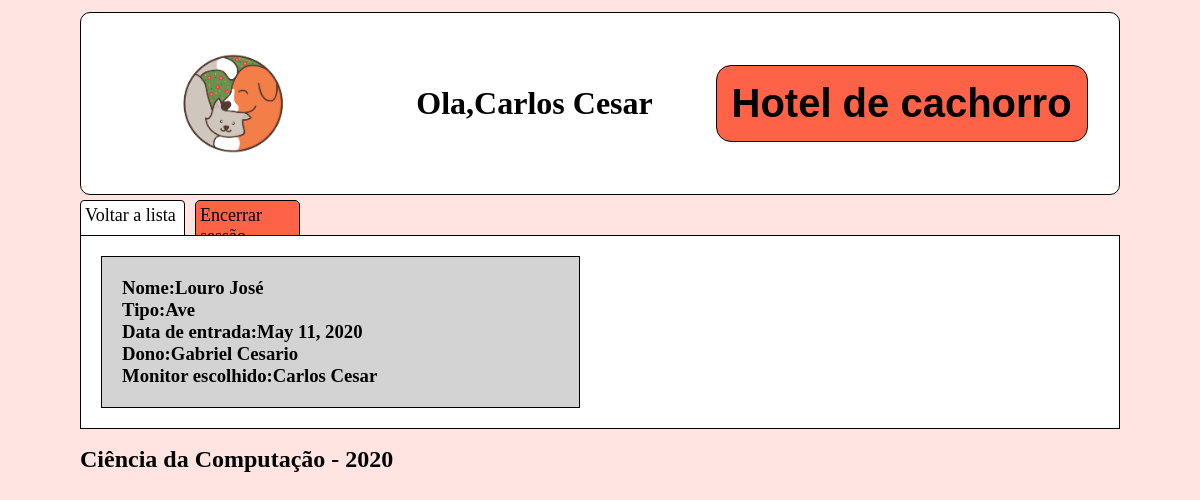
The app's page /todos-pets/ (signed in) with its own data.
### cliente/models.py (models this page shows, shortened)
class Pessoa(models.Model):
    _CPF = models.CharField(max_length=16, blank=False,null=False, default=0)
    _nome = models.CharField("Nome",max_length=100,blank=False,null=False)
    _email = models.EmailField("E-Mail",max_length=200,blank=True, null=False, unique=True)
    _tel = models.CharField("Telefone",max_length=20,blank=True,null=True)
    user = models.OneToOneField(User, verbose_name="Usuario",on_delete=models.CASCADE, null=True)
    class Meta:
        abstract = True
    @property
    def nome(self):
        return self._nome
    @property
    def CPF(self):
        return self._CPF
    @property
    def email(self):
        return self._email
    @property
    def tel(self):
        return self._tel

class Monitor(Pessoa):
    administrador = models.ForeignKey(Administrador, verbose_name="Administradores",on_delete=models.CASCADE, null=True,blank=True)
    _CTPS = models.CharField(max_length=25,blank=True,null=True)
    class Meta:
        verbose_name = 'monitor'
        verbose_name_plural = 'monitores'
    @property
    def CTPS(self):
        return self._CTPS

class Pet(models.Model):
    _nome_pet = models.CharField("Nome do pet",max_length=30,blank=False,null=False)
    _tipo = models.CharField("Tipo",max_length=50,blank=False,null=False,default="Cachorro")
    _porte = models.PositiveIntegerField("porte do mascote",choices=PORTE_MASCOTE,default=PEQUENO)
    _especie = models.CharField("Espécie:",max_length=50,blank=False,null=True)
    _racao = models.CharField("Ração",max_length=30,blank=False, null=False)
    data_entrada = models.DateField(verbose_name="Data de entrada",auto_now_add=True)
    dono = models.ForeignKey(Cliente, verbose_name="Dono",on_delete=models.CASCADE,blank=False)
    _servicos = models.TextField("Serviços",max_length=400,blank=True)
    class Meta:
        verbose_name = 'mascote'
        verbose_name_plural = 'mascotes'
    @property
    def nome_pet(self):
        if self._nome_pet:
            return self._nome_pet
        return str(self.id)
    @property
    def tipo(self):
        return self._tipo
    @property
    def porte(self):
        for code,label in PORTE_MASCOTE:
            if self._porte == code:
                break
        return label
    @porte.setter
    def porte(self,valor):
        if valor == 'Pequeno':
            self._porte = PEQUENO
        elif valor == 'Medio':
            self._porte = MEDIO
        elif valor == 'Grande':
            self._porte = GRANDE
        else:
            raise ValueError('Porte inválido, selecione entre pequeno(P ou p),médio(m ou M) ou grande(g ou G)')
    @property
    def especie(self):
        return self._especie
    @property
    def racao(self):
        return self._racao
    @property
    def servicos(self):
        return self._servicos

class Cliente(Pessoa):
    monitor_escolhido = models.ForeignKey(Monitor, verbose_name="Monitor responsável", on_delete=models.CASCADE, null=True,blank=True)
    class Meta:
        verbose_name = 'cliente'
        verbose_name_plural = 'clientes'

### cliente/views.py (the view)
# urls.py: path('todos-pets/', views.hotel_pets),
@login_required(login_url='/login/')
def hotel_pets(request):
    monitor = Monitor.objects.get(user = request.user)
    cliente = Cliente.objects.all()
    pet = Pet.objects.all()
    return render(request, 'todos-pets.html',{'pet':pet,'monitor':monitor,'cliente':cliente})

### cliente/templates/todos-pets.html (shortened to what this page needs)
{%load static%}
<!DOCTYPE html>
<html lang="en">
<head>
</head>
<body>
    <div class="header">
            <img class="logo" src="{% static 'logo.png' %}" alt="My image">
            <h1 class="user">Ola,{{monitor.nome}}</h1>
            <h1 class="title">Hotel de cachorro</h1>
    </div>
    <div class="nav">
            <ul class="nav-1">
                <li class='cadastro'><a href="/monitor/">Voltar a lista</a></li>
                <li class='logout'><a href="/logout/">Encerrar sessão</a></li>
            </ul>
    </div>
    <div class="conteudo">
        {%if pet%}
            {%for x in pet %}
            <div class="pet">
                <h3>Nome:{{x.nome_pet}}</h3>
                <h3>Tipo:{{x.tipo}}</h3>
                <h3>Data de entrada:{{x.data_entrada}}</h3>
                <h3>Dono:{{x.dono.nome}}</h3>
                <h3>Monitor escolhido:{{x.dono.monitor_escolhido.nome}}</h3>
            </div>
            {%endfor%}
        {%else%}
            <h1>Nenhuma pet cadastrado</h1>
        {%endif%}
       </div>
    <div class="footer">
        <footer>
            <h2>Ciência da Computação - 2020</h2>
        </footer>
    </div>
</body>
</html>

### cliente/templates/todos-pets.html (style rules this page uses)
* { padding:0; margin:0; }
body { display: grid; background-color:mistyrose; min-width: 100vh; grid-template-columns: 1fr; grid-template-rows: 200px 30px 1fr 100px; grid-template-areas: 'cabecalho' 'navegacao' 'conteudo' 'rodape'; }
.header { display:flex; margin:12px 80px 5px 80px; grid-area: cabecalho; background-color:white; align-items:center; border:solid 1px black; border-radius: 10px; justify-content: space-around; }
.logo { height: 100%; }
.title { font-size:40px; font-family: Arial, "Helvetica Neue", Helvetica, sans-serif; border:solid 1px black; background-color:tomato; padding:15px; border-radius:15px; }
.nav { grid-area:navegacao; margin:0px 900px 5px 80px; }
.nav-1 { display: grid; list-style: none; grid-template-columns: 1fr 1fr; grid-gap: 10px; grid-template-areas: 'botao-1 botao-2'; }
.nav-1 .cadastro { grid-area:botao-1; padding:4px; background-color:white; border:solid 1px black; border-radius: 4px; }
.nav-1 .logout { grid-area:botao-2; padding:4px; border:solid 1px black; background-color:tomato; border-radius: 5px; }
a { text-decoration: none; font-size: 18px; color:black; }
.conteudo { grid-area:conteudo; margin:5px 80px 5px 80px; background-color:white; display: grid; grid-template-columns: repeat(2,1fr); border:solid 1px black; }
.pet { margin:20px; border:solid 1px black; padding:20px; background-color:lightgray; }
.footer { grid-area:rodape; margin:12px 80px 5px 80px; }

### records on screen
Monitor: nome "Carlos Cesar"
Pet: nome_pet "Louro José", tipo "Ave", data_entrada "May 11, 2020", dono.nome "Gabriel Cesario", dono.monitor_escolhido.nome "Carlos Cesar"
